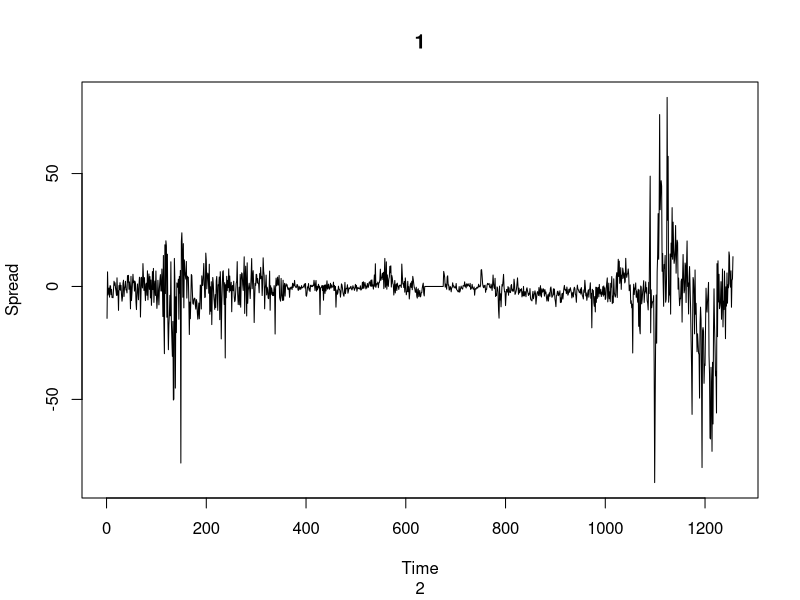
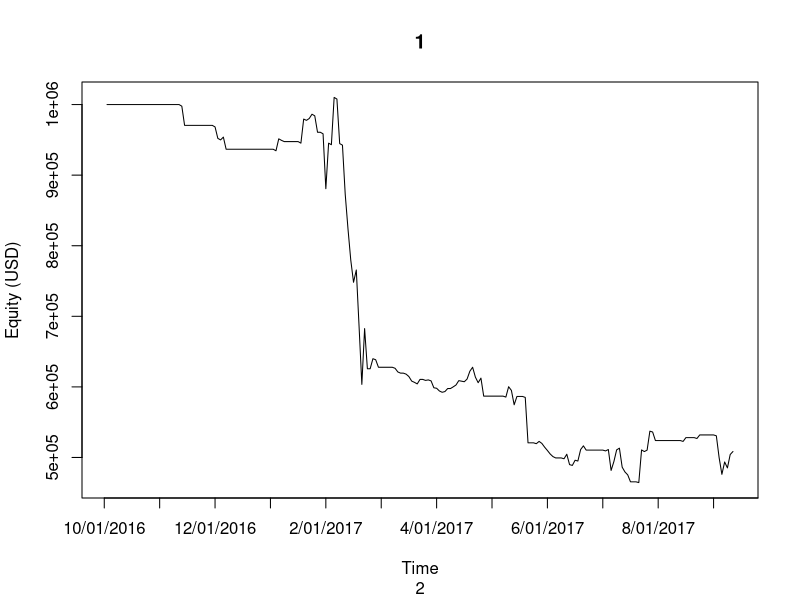
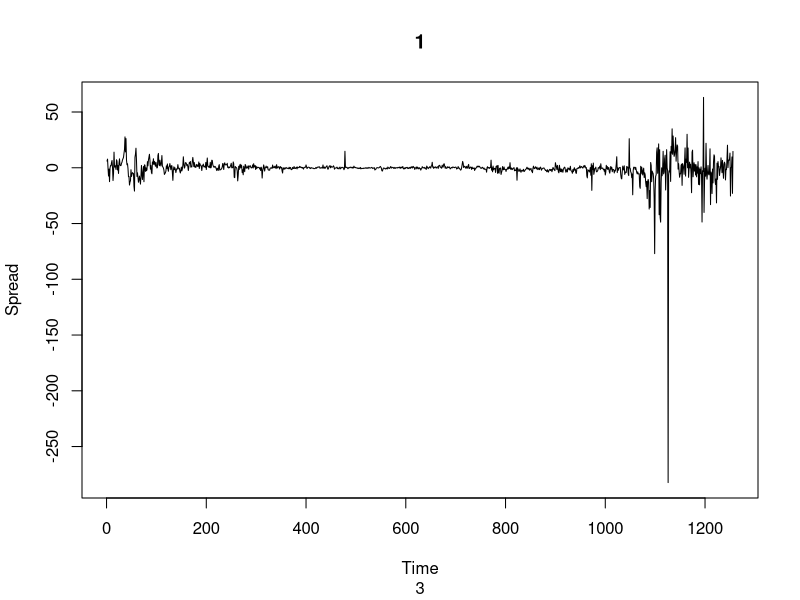
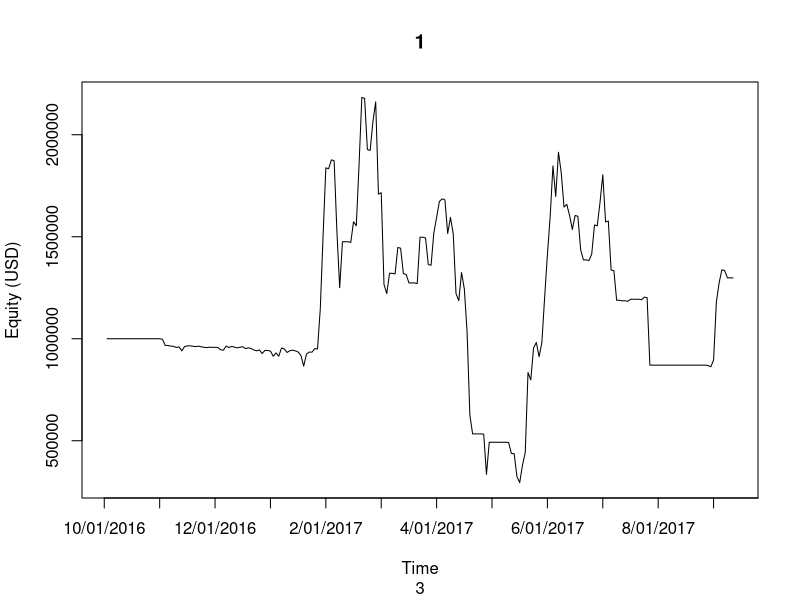
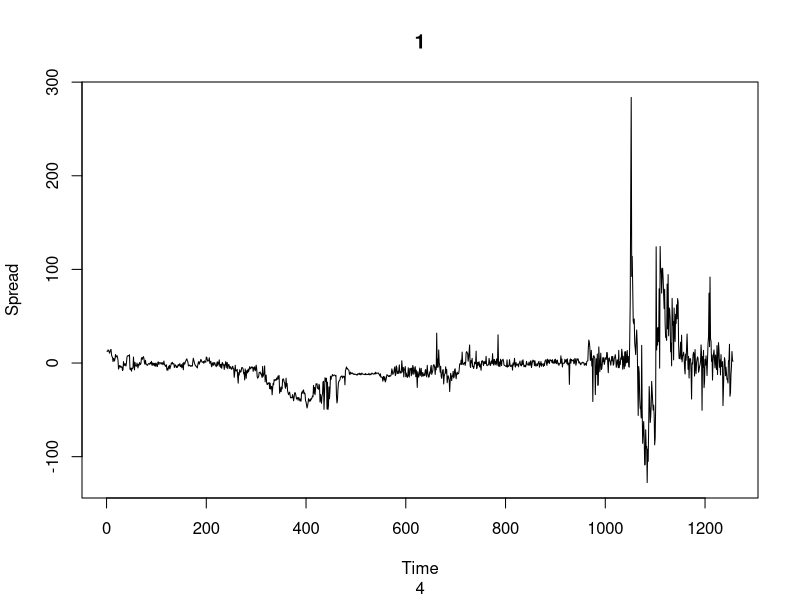
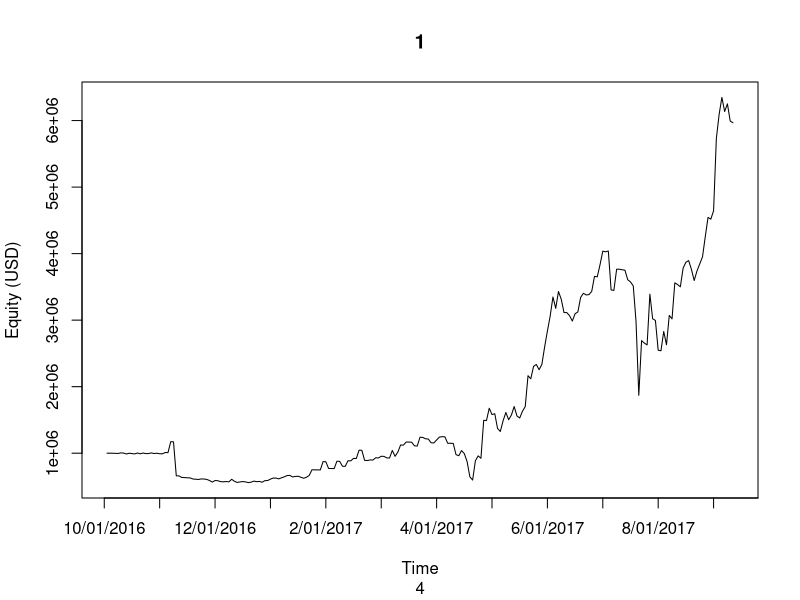
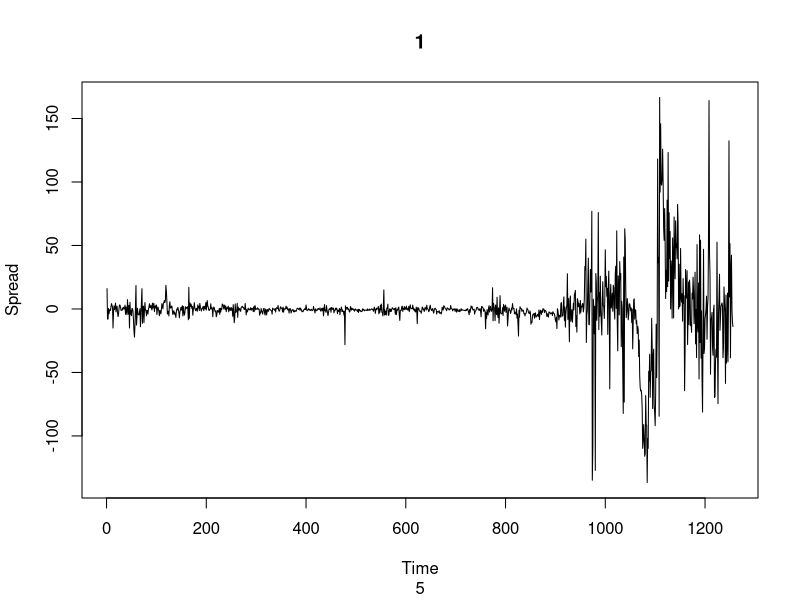
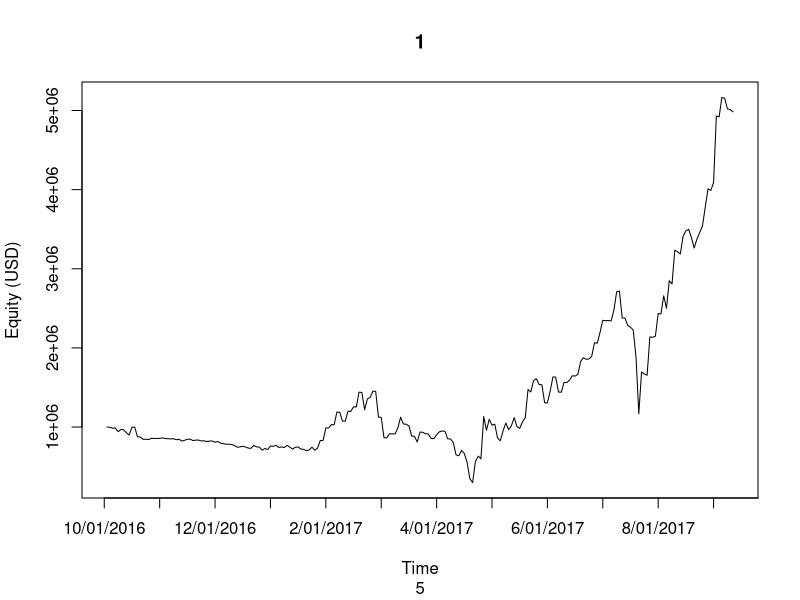

These figures' R source, in order: (Note: a time limit stopped this script after it produced the figures.)
# Bitcoin Algorithmic Trading simulation program
# 22 Oct 2017
# Dongkyu Choi, CFA
# 
#############################################################################################
# OPTIMAL TRADING SIMULATION MODULE
# Based on the df data set, it simulates trading
# 1.  It can be used for both IN sample and OUT sample by giving Isin param (1 or 0)
# 2.  Outputs the trading book record
# 
# 21 Oct 2017

profit_func <- function(df, mu, stdevbig, stdevsmall, Isin) {
  
  bege = 0
  ende = 0
  entry_up   = mu + stdevbig
  entry_down = mu - stdevbig
  exit_up    = mu + stdevsmall
  exit_down  = mu - stdevsmall
  lv = 2
  borrowRateX = 0.01/100 * 24/4 * 252/365
  borrowRateY = 0.01/100 * 24/4 * 252/365
  
  datasize_full = length(df$spread)
  datasize_insample = round(datasize_full * 4.5/5.5)
  
  if (Isin == 0) {  # if Out of sample
    bege = datasize_insample + 1
    ende = datasize_full
  }
  else if (Isin == 1) { # if in sample: 1...in sample
    bege = 1
    ende = datasize_insample
  }
  else {
    print("error, put 1 if you test in-sample, put 0 for out-sample")
  }
  df$equityX[bege] = 500000
  df$equityY[bege] = 500000
  for (i in bege:(ende-1)) {
    if (df$spread[i] >= entry_up && df$on[i] == 0) {  #in! 0->2 (uptrade)
      df$equityX[i+1] = df$equityX[i]*(1-0.0023) # commission+market shock deduction for X
      df$equityY[i+1] = df$equityY[i]*(1-0.0023) # commission+market shock deduction for X
      df$amountX[i] = +lv*df$equityX[i]/df[[i,2]]  # how much did I trade (+ is Long)
      df$amountY[i] = -lv*df$equityY[i]/df[[i,3]]    # how much did I trade (- is Short)
      df$lockinX[i] = df[[i,2]]  # how much price did I trade for X
      df$lockinY[i] = df[[i,3]]  # how much price did I trade for Y
      df$on[i+1] = 2
    }
    else if (df$spread[i] <= entry_down && df$on[i] == 0) { #in! 0->1 (downtrade)
      df$equityX[i+1] = df$equityX[i]*(1-0.0023) # commission+market shock deduction for X
      df$equityY[i+1] = df$equityY[i]*(1-0.0023) # commission+market shock deduction for Y
      df$amountX[i] = -lv*df$equityX[i]/df[[i,2]]  # how much did I trade (+ is Long)
      df$amountY[i] = +lv*df$equityY[i]/df[[i,3]]    # how much did I trade (- is Short)
      df$lockinX[i] = df[[i,2]]  # how much price did I trade for X
      df$lockinY[i] = df[[i,3]]  # how much price did I trade for Y
      df$on[i+1] = 1
    }
    else if (df$spread[i] >= exit_up && df$on[i] == 2) {  #out! 2->0
      df$amountX[i] = df$amountX[i-1]
      df$amountY[i] = df$amountY[i-1]
      df$lockinX[i] = df$lockinX[i-1]
      df$lockinY[i] = df$lockinY[i-1]
      df$profitX[i] = df$amountX[i] * (df[[i,2]] - df[[i-1,2]])  # leveraged amount
      df$profitY[i] = df$amountY[i] * (df[[i,3]] - df[[i-1,3]])
      df$equityX[i+1] = df$equityX[i] + df$profitX[i] # profit is added as a result of averaged trade amount
      df$equityY[i+1] = df$equityY[i] + df$profitY[i] # same
      df$equityX[i+1] = df$equityX[i+1]*(1-0.0023) # commission+market shock deduction for X
      df$equityY[i+1] = df$equityY[i+1]*(1-0.0023) # commission+market shock deduction for Y
      df$on[i+1] = 0
    }
    else if (df$spread[i] >= exit_down && df$on[i] == 1) {  # out! 1->0
      df$amountX[i] = df$amountX[i-1]
      df$amountY[i] = df$amountY[i-1]
      df$lockinX[i] = df$lockinX[i-1]
      df$lockinY[i] = df$lockinY[i-1]
      df$profitX[i] = df$amountX[i] * (df[[i,2]] - df[[i-1,2]])
      df$profitY[i] = df$amountY[i] * (df[[i,3]] - df[[i-1,3]])
      df$equityX[i+1] = df$equityX[i] + df$profitX[i]
      df$equityY[i+1] = df$equityY[i] + df$profitY[i]
      df$equityX[i+1] = df$equityX[i+1]*(1-0.0023) # commission+market shock deduction for X
      df$equityY[i+1] = df$equityY[i+1]*(1-0.0023) # commission+market shock deduction for Y
      df$on[i+1] = 0
    }
    else {  # most of the cases : MTM
      if (df$on[i] == 1 || df$on[i] == 2)
      {  # we are already in the trade
        df$amountX[i] = df$amountX[i-1]
        df$amountY[i] = df$amountY[i-1]
        df$lockinX[i] = df$lockinX[i-1]
        df$lockinY[i] = df$lockinY[i-1]
        df$profitX[i] = df$amountX[i] * (df[[i,2]] - df[[i-1,2]])
        df$profitY[i] = df$amountY[i] * (df[[i,3]] - df[[i-1,3]])
        df$equityX[i+1] = df$equityX[i] + df$profitX[i] - borrowRateX/252*df$lockinX[i]*abs(df$amountX[i])/2 # at the moment, the position's total profit
        df$equityY[i+1] = df$equityY[i] + df$profitY[i] - borrowRateY/252*df$lockinY[i]*abs(df$amountY[i])/2
        df$on[i+1] = df$on[i]
      } else {
        df$equityX[i+1] = df$equityX[i]
        df$equityY[i+1] = df$equityY[i]
        df$on[i+1] = df$on[i]
      }
    }
  }
  return(df[bege:(ende-1),])
}

spreadtrading_profit <- function(df, mu, stdevbig, stdevsmall)
{
  df1 = profit_func(df, mu, stdevbig, stdevsmall, 1)
  df2 = profit_func(df, mu, stdevbig, stdevsmall, 0)
  equityTotal1 = df1[[length(df1$equityX),6]]+df1[[length(df1$equityY),7]]
  equityTotal2 = df2[[length(df2$equityX),6]]+df2[[length(df2$equityY),7]]
  profit_fin <- c(equityTotal1, equityTotal2)
  return(profit_fin)
}

spreadtrading_equity <- function(df, mu, stdevbig, stdevsmall)
{
  df1 = profit_func(df, mu, stdevbig, stdevsmall, 1)
  df2 = profit_func(df, mu, stdevbig, stdevsmall, 0)
  return(df2) # back testing for graph
}


#############################################################################################
# AUTO COMPARISON AND OPTIMIZATION MODULE
# Based on the bdf data set, it attemps iterative trial among the all the exchanges by:
# 1.  Picks a pair of exchange data and generate data frame for it
# 2.  Inputs the dataset to optimize Trade-in / Out multiplier to train in IN-SAMPLE data
#     using OPTIMAL TRADING SIMULATION MODULE
# 3.  Back Testing, and returning summary result as:
#       - Multiplier used in the strategy
#       - Equity
#       - Sharpe Ratio
# Dongkyu Choi, CFA
# 22 Oct 2017
#############################################################################################

CompareOptimization <- function(bdf, exchNo) {
  library(urca)
  EQUITYFIN <- matrix(nrow = exchNo, ncol = exchNo)
  dimnames(EQUITYFIN) <- list(c("Bitstamp", "Kraken", "Itbit", "HitBTC", "BitFinex"),
                              c("Bitstamp", "Kraken", "Itbit", "HitBTC", "BitFinex"))
  SHARPERATIO <- matrix(nrow = exchNo, ncol = exchNo)
  dimnames(SHARPERATIO) <- list(c("Bitstamp", "Kraken", "Itbit", "HitBTC", "BitFinex"),
                                c("Bitstamp", "Kraken", "Itbit", "HitBTC", "BitFinex"))
  TRADEINMUL <- matrix(nrow = exchNo, ncol = exchNo)
  dimnames(TRADEINMUL) <- list(c("Bitstamp", "Kraken", "Itbit", "HitBTC", "BitFinex"),
                               c("Bitstamp", "Kraken", "Itbit", "HitBTC", "BitFinex"))
  TRADEOUTMUL <- matrix(nrow = exchNo, ncol = exchNo)
  dimnames(TRADEOUTMUL) <- list(c("Bitstamp", "Kraken", "Itbit", "HitBTC", "BitFinex"),
                                c("Bitstamp", "Kraken", "Itbit", "HitBTC", "BitFinex"))
  countX = 0
  countY = 0
  for (x in seq(1, exchNo)) # Exch X
  { # exchange is 1:5. we can give variable here
    countX = countX + 1
    countY = 0 # init. before subloop
    for (y in seq(1, exchNo))  # Exch Y
    {
      countY = countY + 1
      cat("\n", "iteration : x = ", x, ", y = ", y, "\n")
      
      if (x == y) {
        print("same exchange, no spread trading.")
      }
      else {
        ## data initialization ##################################################
        df <- bdf[,1:2] #copy ( initialize )
        df <- df[,(1:1), drop=FALSE] # still data frame
        df$ExchX <- bdf[,c(x+1)]  # i
        df$ExchY <- bdf[,c(y+1)]  # j
        df$spread <- df[,c(2)]-df[,c(3)] # Portfolio ExchX-ExchY (assuming beta=1)
        # in above, Don't do df[2]-df[3] as it brings title too, which makes the column type non-number
        df$on <- 0 # trade-in(1) / out(0)
        df$equityX <- 0
        df$equityX[1]=500000  # or, df[6,1]
        df$equityY <- 0
        df$equityY[1]=500000
        df$amountX <- 0
        df$amountY <- 0
        df$lockinX = 0
        df$lockinY = 0
        df$profitX = 0
        df$profitY = 0
        
        ## Parameter generation #################################################
        borrowRateX = 0.01/100 * 24/4 * 252/365
        borrowRateY = 0.01/100 * 24/4 * 252/365
        mu <- mean(df$spread[ 1 : ( length(df$spread) - 252 ) ])
        sd <- sd(df$spread[ 1 : ( length(df$spread) - 252 ) ])
        ADFtest = ur.df(df$spread, type="none", lags=0) # ADF test on the spread
        sumADF = summary(ADFtest)
        sumADF
        
        ## Optimizing ###########################################################
        testSize = length(seq(0, 4, 0.5))  # testSize^2 is matrix size
        ProfitMatrix <- matrix(nrow=testSize, ncol=testSize)
        countRow = 0
        countCol = 0
        for (i in seq(0, 4, 0.5)) {  # row : big
          cat(i, "| ")
          countRow = countRow + 1
          countCol = 0
          for (j in seq(0, 4, 0.5)) {  # col : small
            cat(j, "| ")
            countCol = countCol + 1
            stdevbig = i*sd  # Optimize
            stdevsmall = j*sd
            dffin <- profit_func(df, mu, stdevbig, stdevsmall, 1)
            endet = length(dffin$equityX)
            equity = dffin$equityX+dffin$equityY
            finalequity = dffin$equityX[endet]+dffin$equityY[endet]
            ProfitMatrix[countRow,countCol] <- finalequity
          }
          cat(" :: ")
        }
        param = which(ProfitMatrix == max(ProfitMatrix), arr.ind = TRUE)
        
        ## BackTesting ##########################################################
        bigsdmultiplier = param[1] * 0.5 - 0.5
        smallmultiplier = param[2] * 0.5 - 0.5
        TRADEINMUL[countX, countY] <- bigsdmultiplier
        TRADEOUTMUL[countX, countY] <- smallmultiplier
        cat("\n","IN/OUT multiple for Exchange ", x, " and", y, " are : ", bigsdmultiplier, " ,", smallmultiplier, "\n")
        stdevbig = bigsdmultiplier*sd  # Optimize
        stdevsmall = smallmultiplier*sd
        dffin <- profit_func(df, mu, stdevbig, stdevsmall, 0) # out of sample Back testing!
        endet = length(dffin$equityX)
        eqt = dffin$equityX+dffin$equityY
        
        finalequity = dffin$equityX[endet]+dffin$equityY[endet]
        cat("\n","Equity for Exchange ", x, " and", y, " : ", finalequity, "\n")
        EQUITYFIN[countX, countY] <- finalequity
        
        plot(df$spread, 
             type="l", main = x, sub = y, xlab = "Time", ylab = "Spread")
        
        plot(dffin$equityX+dffin$equityY, 
             type="l", main = x, sub = y, xlab = "Time", ylab = "Equity (USD)", xaxt='n')
        
        axis(1, at=c(0, 20, 40, 60,80, 100, 120,140,160,180,200,220,240 ), 
             lab=c("10/01/2016","11/01/2016","12/01/2016","1/01/17","2/01/2017","3/01/2017",
                   "4/01/2017","5/01/2017","6/01/2017", "7/01/2017", "8/01/2017", "9/01/2017","10/01/2017"))
        
        ## Sharpe Ratio #########################################################
        yield = diff(log(eqt))
        aver = sum(yield-0.01/252)  # Tsy 1y
        stdv = sd(yield)*sqrt(252)
        SR = aver/stdv  # Sharpe ratio, like 1.177264. higher better
        cat("\n","Sharpe ratio for Exchange ", x, " and", y, " : ", SR, "\n")
        SHARPERATIO[countX, countY] <- SR
      }
    }
  }
}
#############################################################################################


#############################################################################################
# Execution
# 

# Set working directory & Read data
setwd("C:/FE/Statistical Arbitrage/Final Project")

bdf <- read.table("Price_five.csv", header=TRUE, sep = ",") # 2005.10.11~2017.10.10

# Find Correlation
exchNo = 5
A = matrix(nrow=exchNo, ncol=exchNo)
dimnames(A) = list(c("Bitstamp", "Kraken", "Itbit", "HitBTC", "BitFinex"),
                   c("Bitstamp", "Kraken", "Itbit", "HitBTC", "BitFinex"))
for (i in seq(2,6)) {
  for (j in seq(2,6)) {
    A[i-1,j-1] <- cor(bdf[i], bdf[j])
  }
}

# Run Robust Regression
#robustReg = rlm(X ~ Y)

# Trading
CompareOptimization(bdf, exchNo)
